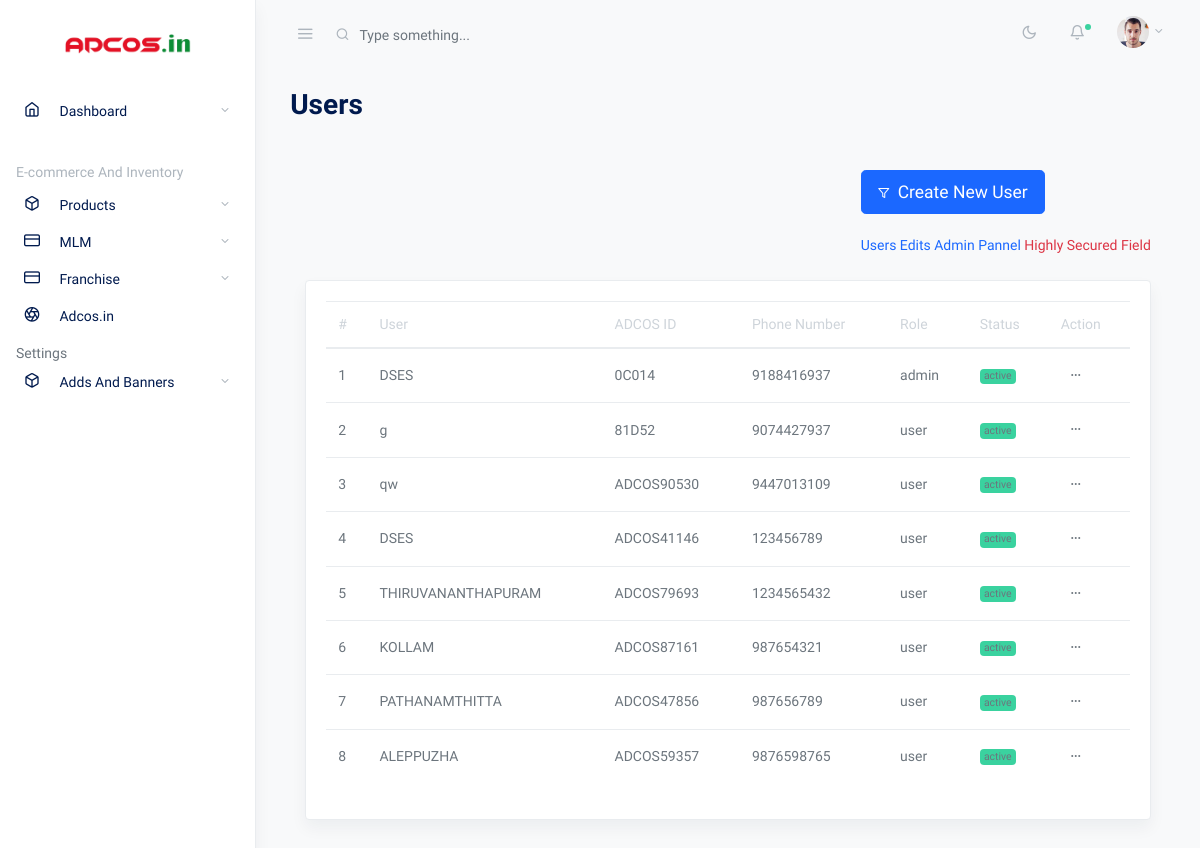
/geneology/UsersAdminPannel (signed in), run on an earlier commit of the app's database.
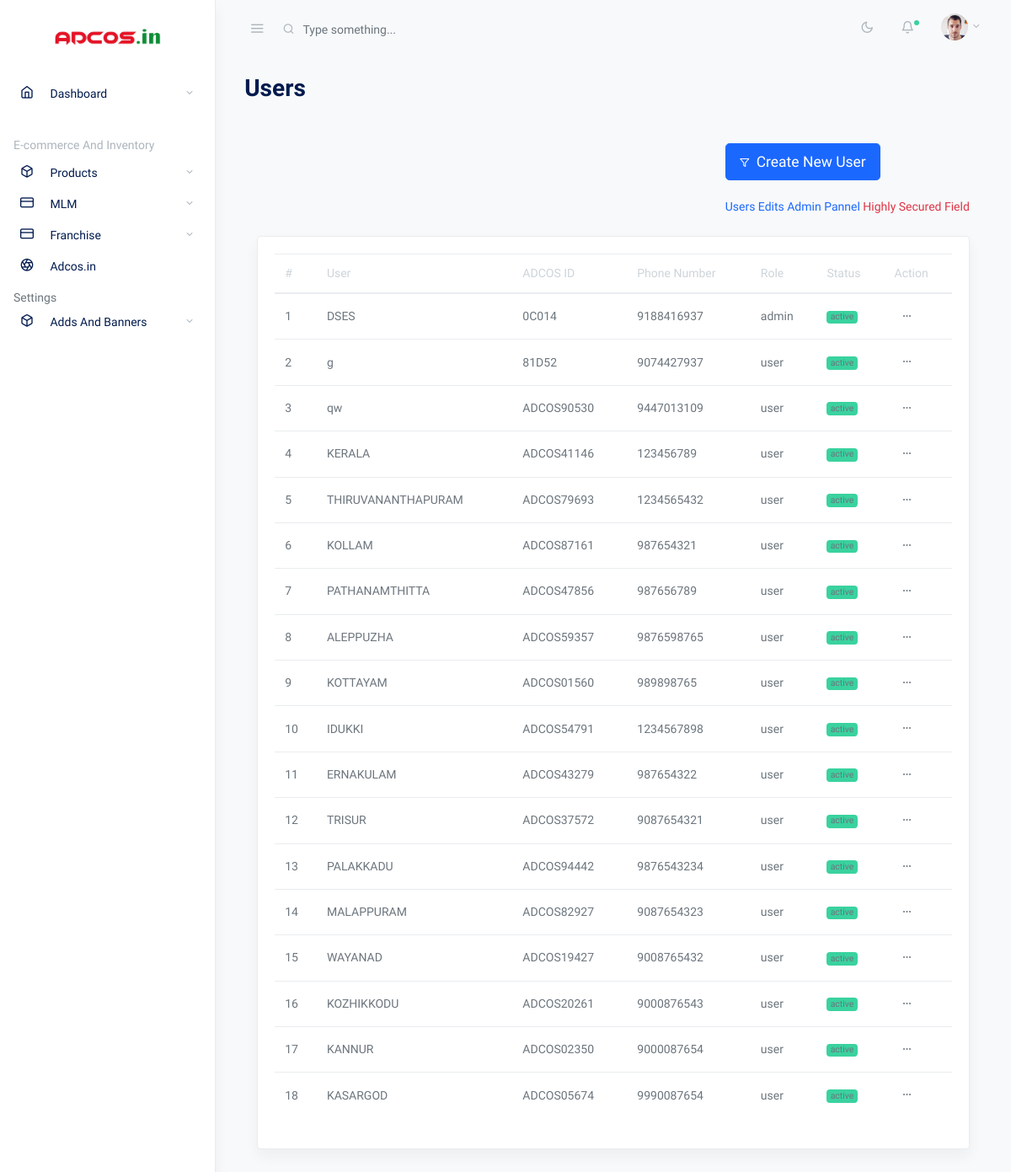
And on a later commit of the database.
### Home/models.py (models this page shows, shortened)
class CustomUser(AbstractBaseUser, PermissionsMixin):
    id_number = models.CharField(max_length=10, unique=True)
    email = models.EmailField(unique=True, verbose_name='email address')
    first_name = models.CharField(max_length=30, blank=True, verbose_name='first name')
    last_name = models.CharField(max_length=30, blank=True, verbose_name='last name')
    phone_number = models.CharField(
        max_length=15,
        blank=True,
        null=True,
        validators=[RegexValidator(regex=r'^\+?1?\d{9,15}$', message="Phone number must be entered in the format: '+999999999'. Up to 15 digits allowed.")],
        verbose_name='phone number'
    )
    date_of_birth = models.DateField(auto_now_add=False, null=True, blank=True)
    age = models.BigIntegerField()
    pincode = models.BigIntegerField(default=1)
    village = models.CharField(max_length=20)
    district = models.CharField(max_length=20)
    state = models.CharField(max_length=20)
    cast = models.CharField(max_length=20,default="Nil")
    religion = models.CharField(max_length=20,default="Nil")
    address = models.TextField(blank=True, null=True, verbose_name='address')
    is_active = models.BooleanField(default=True, verbose_name='active')
    is_staff = models.BooleanField(default=False, verbose_name='staff status')
    role = models.CharField(max_length=20,
                            choices=(
                                ("admin","admin"),
                                ("user","user"),
                                ("semi-admin","semi-admin"),
                                ("finance","finance"),
                                ("marketing","markenting"),
                                ("central_franchise","central_franchise"),
                                ("district_franchise","district_franchise"),
                                ("zonel_franchise","zonel_franchise"),
                                ("mobile_franchise","mobile_franchise"),
                            ),
                            default='user'
                            )
    date_joined = models.DateTimeField(auto_now_add=True, verbose_name='date joined')
    parent = models.ForeignKey("self", on_delete=models.SET_NULL, null=True, blank=True, verbose_name='parent')
    pancard = models.CharField(max_length=20, unique=True, verbose_name='PAN card')
    objects = CustomUserManager()
    USERNAME_FIELD = 'id_number'
    REQUIRED_FIELDS = ["first_name", "pancard","age","village","district","state", "phone_number"]
    bv_active_status = models.BooleanField(default=False)
    designation = models.CharField(
        max_length=20,
        choices=(
            ("Executive","Executive"),
            ("Chief Executive","Chief Executive"),
            ("Manager","Manager"),
            ("General Manager","General Manager"),
            ("Director","Director"),
        ),
        default="Executive"
    )
    class Meta:
        verbose_name = 'user'
        verbose_name_plural = 'users'

### Geneology/views.py (the view)
# urls.py: path("UsersAdminPannel",views.UsersAdminPannel,name="UsersAdminPannel"),
@login_required(login_url='SignIn')
def UsersAdminPannel(request):
    users = CustomUser.objects.all()
    context = {
        "users":users
    }
    return render(request,"dashboard/users.html",context)

### templates/dashboard/users.html (shortened to what this page needs)
{% extends 'dashboard/index.html' %}{% load static %}{% block admin %}
<link rel="stylesheet" href="{%static 'dashboard/css/dataTables.bootstrap4.css' %}">
<main role="main" class="main-content">
    <div class="container-fluid">
      <div class="row justify-content-center">
        <div class="col-12">
          <h2 class="mb-2 page-title">Users</h2>
          <div class="row my-4">
                <div class="col-12">
                  <div class="row align-items-center my-4">
                    <div class="col-auto">
                        <div class="col-auto">
                            <button type="button" class="btn btn-primary btn-lg" data-toggle="modal" data-target="#defaultModal"><span class="fe fe-filter fe-12 mr-2"></span>Create New User</button><br><br>
                            <a href="/admin">Users Edits Admin Pannel <span class="text-danger">Highly Secured Field</span> </a>
                          </div>
                    </div>
                  </div>
            <div class="col-md-12">
              <div class="card shadow">
                <div class="card-body">
                  <table class="table table-striped datatables" id="dataTable-1">
                    <thead>
                        <tr>
                            <th>#</th>
                            <th>User</th>
                            <th>ADCOS ID</th>
                            <th>Phone Number</th>
                            <th>Role</th>
                            <th>Status</th>
                            <th>Action</th>
                        </tr>
                      </thead>
                      <tbody>
                          {% for item in users%}
                          <tr>
                            <td>{{forloop.counter}}</td>
                            <td>{{item.first_name}}</td>
                            <td>{{item.id_number}}</td>
                            <td>{{item.phone_number}}</td>
                            <td>{{item.role}}</td>
                            <td>
                                {% if item.is_active == True %}
                                <span class="badge bg-success">active</span>
                                {% else %}
                                <span class="badge bg-warning">In active user </span>
                                {% endif%}
                            </td>
                            <td><button class="btn btn-sm dropdown-toggle more-horizontal"
                                    type="button" data-toggle="dropdown" aria-haspopup="true"
                                    aria-expanded="false">
                                </button>
                            </td>
                        </tr>
                        {% endfor %}
                      </tbody>
                  </table>
                </div>
              </div>
            </div>
          </div>
        </div>
      </div>
    </div>
</main>
{% endblock %}

What changed in the data, as far as the page shows it:
changed CustomUser "ADCOS41146": first_name "DSES" → "KERALA"
added CustomUser: first_name "KOTTAYAM", id_number "ADCOS01560", phone_number "989898765", role "user", is_active "active"
added CustomUser: first_name "IDUKKI", id_number "ADCOS54791", phone_number "1234567898", role "user", is_active "active"
added CustomUser: first_name "ERNAKULAM", id_number "ADCOS43279", phone_number "987654322", role "user", is_active "active"
added CustomUser: first_name "TRISUR", id_number "ADCOS37572", phone_number "9087654321", role "user", is_active "active"
added CustomUser: first_name "PALAKKADU", id_number "ADCOS94442", phone_number "9876543234", role "user", is_active "active"
added CustomUser: first_name "MALAPPURAM", id_number "ADCOS82927", phone_number "9087654323", role "user", is_active "active"
added CustomUser: first_name "WAYANAD", id_number "ADCOS19427", phone_number "9008765432", role "user", is_active "active"
added CustomUser: first_name "KOZHIKKODU", id_number "ADCOS20261", phone_number "9000876543", role "user", is_active "active"
added CustomUser: first_name "KANNUR", id_number "ADCOS02350", phone_number "9000087654", role "user", is_active "active"
added CustomUser: first_name "KASARGOD", id_number "ADCOS05674", phone_number "9990087654", role "user", is_active "active"
